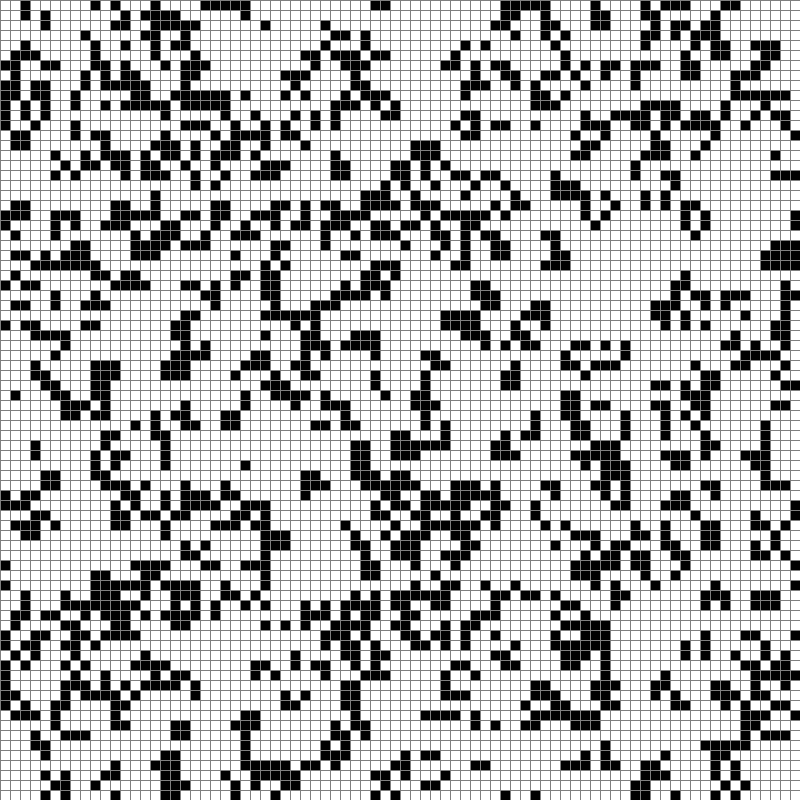
Frame 1 (no input)
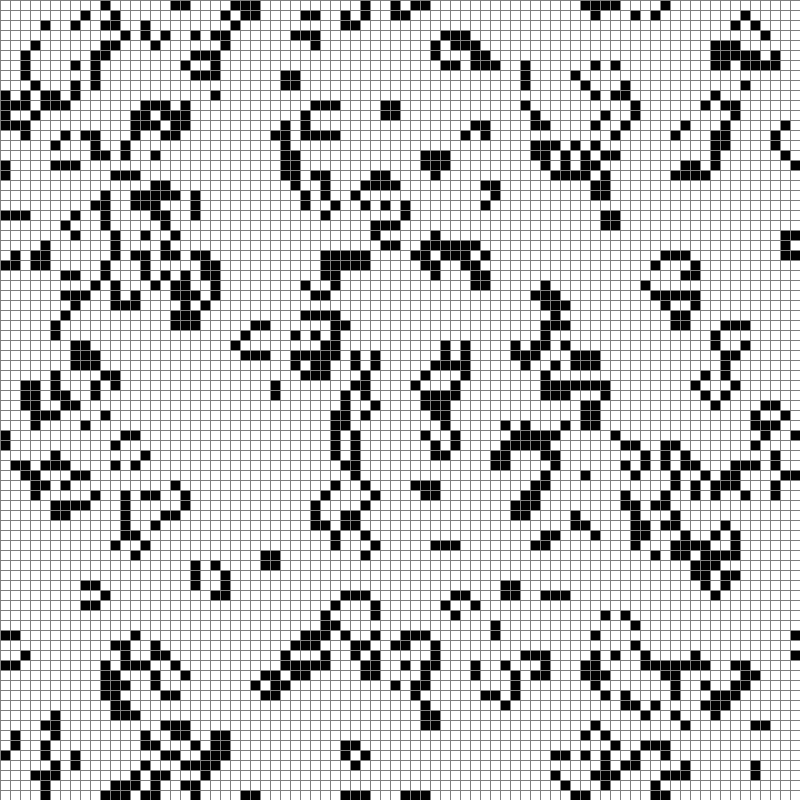
Frame 60 (the mouse pressed at the canvas centre just before this capture)
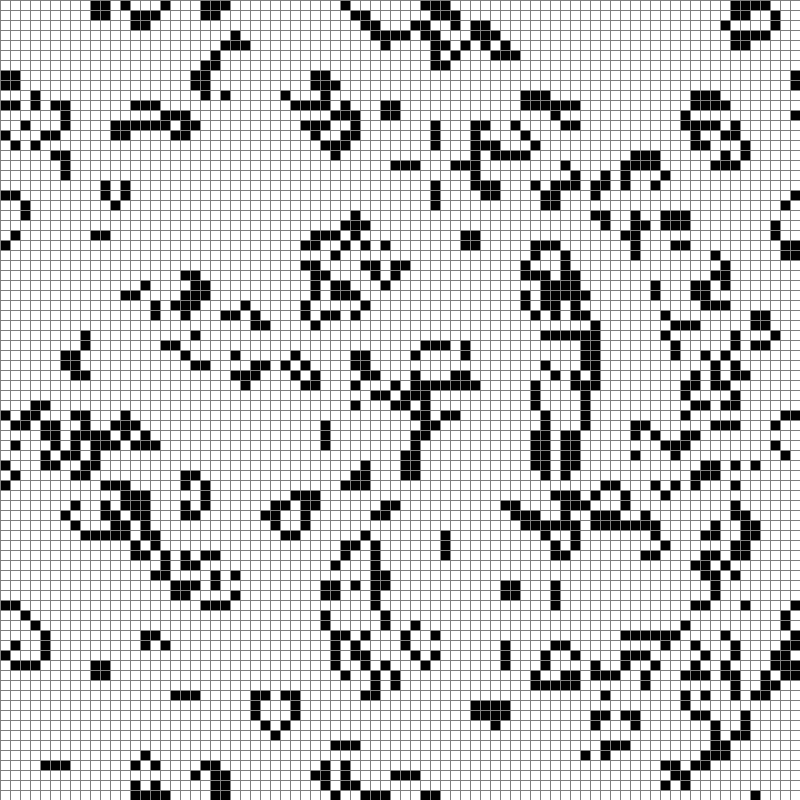
Frame 120 (the mouse held since frame 60 and released just before this capture)

The Processing sketch that drew these frames (run headless with seeded random() and noise(); from frame 60 on, the mouse is pressed at the canvas centre):

// Processing sketch: simple_gol
// ── simple_gol.pde
static final float STEP_DELAY = 1/8f;

Grid grid = new Grid(80, 80);
float stepTimer;
int oldTime;

void setup() {
	size(800, 800);

	randomizeGrid(0.25f);
}

void update(float deltaTime) {
	stepTimer += deltaTime;
	if (stepTimer >= STEP_DELAY) {
		stepTimer -= STEP_DELAY;
		grid.step();
	}
}

void draw() {
	int time = millis();
	float deltaTime = (time - oldTime) / 1000f;

	update(deltaTime);
	drawGrid();

	oldTime = time;
}

boolean randomChance(float probability) {
	return random(1) < probability;
}

void drawGrid() {
	stroke(127);

	float cellSize = width / grid.width;
	for (int y = 0; y < grid.width; y++)
	for (int x = 0; x < grid.height; x++) {
		if (grid.get(x, y))
			fill(0);
		else
			fill(255);

		rect(x * cellSize, y * cellSize, cellSize, cellSize);
	}
}

void randomizeGrid(float probability) {
	for (int y = 0; y < grid.width; y++)
	for (int x = 0; x < grid.height; x++) {
		if (randomChance(probability)) {
			grid.set(x, y, true);
		}
	}
}
// ── Grid.pde
static final int NEIGHBOR_COUNT = 8;

int[][] neighborOffsets = {
	{-1, -1},
	{ 0, -1},
	{ 1, -1},
	{-1,  0},
	{ 1,  0},
	{-1,  1},
	{ 0,  1},
	{ 1,  1},
};

// Actual modulus (not remainder).
static int mod(int x, int n) {
	return (x % n + n) % n;
}

class Grid {
	public final int width, height;
	private boolean[][] cells;
	private boolean[][] tempCells;

	public Grid(int width, int height) {
		this.width = width;
		this.height = height;
		cells = new boolean[width][height];
		tempCells = new boolean[width][height];
	}

	public void step() {
		for (int y = 0; y < height; y++)
		for (int x = 0; x < height; x++) {
			boolean alive = get(x, y);
			int aliveNeighbors = getAliveNeighbors(x, y);

			if (alive) {
				if (aliveNeighbors < 2 || aliveNeighbors > 3) {
					setTemp(x, y, false);
				}
			}
			else if (aliveNeighbors == 3) {
				setTemp(x, y, true);
			}
		}

		for (int y = 0; y < height; y++)
		for (int x = 0; x < height; x++) {
			cells[x][y] = tempCells[x][y];
		}
	}

	public boolean get(int x, int y) {
		x = mod(x, width);
		y = mod(y, height);
		return cells[x][y];
	}

	public void set(int x, int y, boolean value) {
		x = mod(x, width);
		y = mod(y, height);
		cells[x][y] = value;
		tempCells[x][y] = value;
	}

	public void clear() {
		for (int y = 0; y < height; y++)
		for (int x = 0; x < height; x++) {
			set(x, y, false);
		}
	}

	private void setTemp(int x, int y, boolean value) {
		x = mod(x, width);
		y = mod(y, height);
		tempCells[x][y] = value;
	}

	private int getAliveNeighbors(int x, int y) {
		int alive = 0;
		for (int i = 0; i < NEIGHBOR_COUNT; i++) {
			if (get(x + neighborOffsets[i][0], y + neighborOffsets[i][1])) {
				alive++;
			}
		}

		return alive;
	}
}
